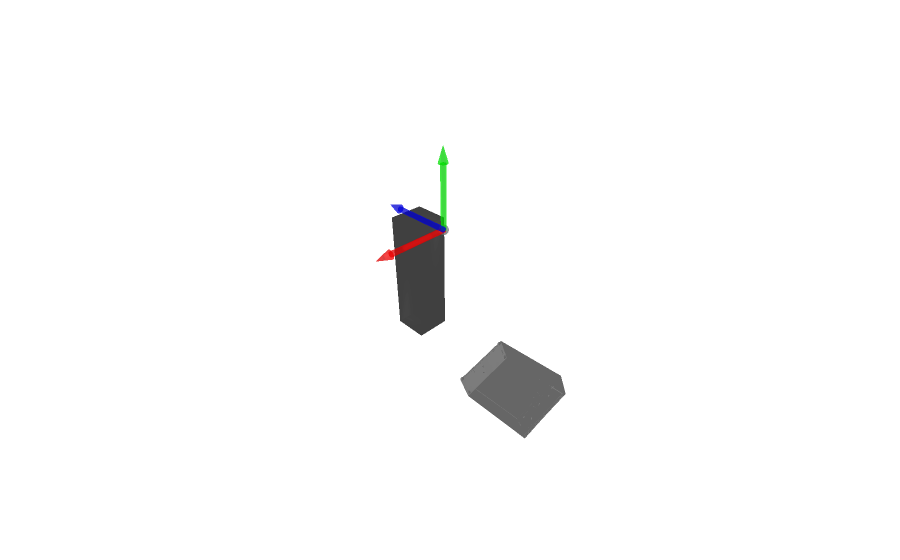

Notebook code for this chart:
### Code cell
character_placeholder = get_character_placeholder()
coordinate_frame = o3d.geometry.TriangleMesh.create_coordinate_frame(size=0.55, origin=[0, 0, 0])
render_scene([trimesh_to_open3d(next_world_mesh), character_placeholder, coordinate_frame])

### Figure 1 — Plotly figure (JSON) as saved in the notebook; plotly's stock layout.template omitted (floating-point values rounded to 4 significant figures; data arrays with more than 128 entries replaced by an {"elided": "..."} marker saying what was removed)
{"data": [{"i": {"elided": "18006 int values"}, "j": {"elided": "18006 int values"}, "k": {"elided": "18006 int values"}, "opacity": 0.5, "type": "mesh3d", "vertexcolor": [], "x": {"elided": "11139 float values"}, "y": {"elided": "11139 float values"}, "z": {"elided": "11139 float values"}}, {"i": [4, 4, 0, 2, 0, 1, 1, 1, 2, 2, 0, 1], "j": [7, 6, 2, 6, 1, 3, 5, 7, 3, 7, 4, 4], "k": [5, 7, 4, 4, 2, 2, 7, 3, 7, 6, 1, 5], "opacity": 0.5, "type": "mesh3d", "vertexcolor": [[0.0, 0.0, 0.0], [0.0, 0.0, 0.0], [0.0, 0.0, 0.0], [0.0, 0.0, 0.0], [0.0, 0.0, 0.0], [0.0, 0.0, 0.0], [0.0, 0.0, 0.0], [0.0, 0.0, 0.0]], "x": [-0.125, 0.125, -0.125, 0.125, -0.125, 0.125, -0.125, 0.125], "y": [-0.125, -0.125, -0.375, -0.375, -0.125, -0.125, -0.375, -0.375], "z": [-0.9, -0.9, -0.9, -0.9, 0.0, 0.0, 0.0, 0.0]}, {"i": {"elided": "2240 int values"}, "j": {"elided": "2240 int values"}, "k": {"elided": "2240 int values"}, "opacity": 0.5, "type": "mesh3d", "vertexcolor": {"elided": "1134x3 float values"}, "x": {"elided": "1134 float values"}, "y": {"elided": "1134 float values"}, "z": {"elided": "1134 float values"}}], "layout": {"scene": {"xaxis": {"visible": false}, "yaxis": {"visible": false}, "zaxis": {"visible": false}}}}
